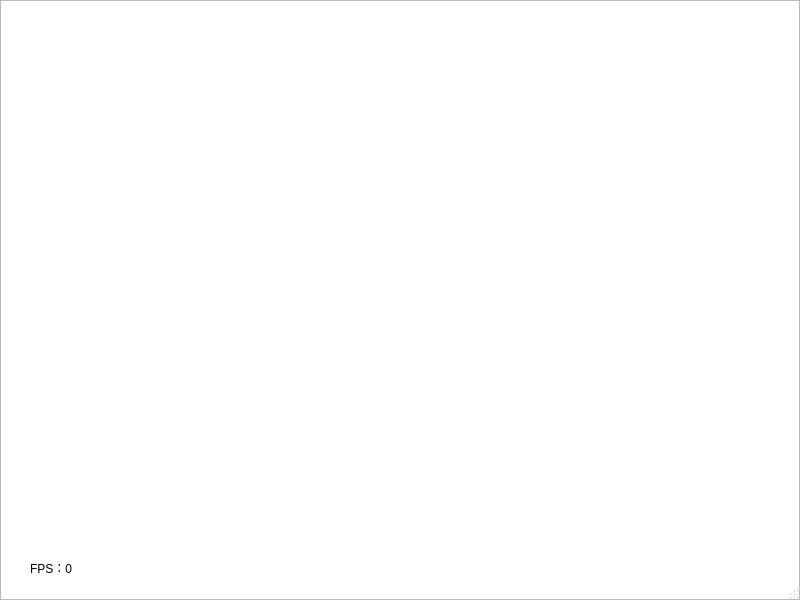
<?xml version="1.0" encoding="UTF-8"?>
<ui version="4.0">
 <class>GameWindow</class>
 <widget class="QMainWindow" name="GameWindow">
  <property name="geometry">
   <rect>
    <x>0</x>
    <y>0</y>
    <width>800</width>
    <height>600</height>
   </rect>
  </property>
  <property name="minimumSize">
   <size>
    <width>800</width>
    <height>600</height>
   </size>
  </property>
  <property name="windowTitle">
   <string>星溯旅人 —— Star Retrospect Traveler</string>
  </property>
  <widget class="QWidget" name="centralwidget">
   <property name="minimumSize">
    <size>
     <width>800</width>
     <height>600</height>
    </size>
   </property>
   <widget class="QGraphicsView" name="gameView">
    <property name="geometry">
     <rect>
      <x>0</x>
      <y>0</y>
      <width>800</width>
      <height>600</height>
     </rect>
    </property>
    <property name="minimumSize">
     <size>
      <width>0</width>
      <height>0</height>
     </size>
    </property>
    <property name="verticalScrollBarPolicy">
     <enum>Qt::ScrollBarPolicy::ScrollBarAlwaysOff</enum>
    </property>
    <property name="horizontalScrollBarPolicy">
     <enum>Qt::ScrollBarPolicy::ScrollBarAlwaysOff</enum>
    </property>
    <property name="renderHints">
     <set>QPainter::RenderHint::Antialiasing|QPainter::RenderHint::SmoothPixmapTransform</set>
    </property>
    <property name="viewportUpdateMode">
     <enum>QGraphicsView::ViewportUpdateMode::FullViewportUpdate</enum>
    </property>
   </widget>
   <widget class="QLabel" name="fpsLabel">
    <property name="geometry">
     <rect>
      <x>30</x>
      <y>560</y>
      <width>53</width>
      <height>15</height>
     </rect>
    </property>
    <property name="text">
     <string>FPS：0</string>
    </property>
   </widget>
  </widget>
  <widget class="QMenuBar" name="menubar">
   <property name="geometry">
    <rect>
     <x>0</x>
     <y>0</y>
     <width>800</width>
     <height>21</height>
    </rect>
   </property>
  </widget>
  <widget class="QStatusBar" name="statusbar"/>
 </widget>
 <resources/>
 <connections/>
</ui>
